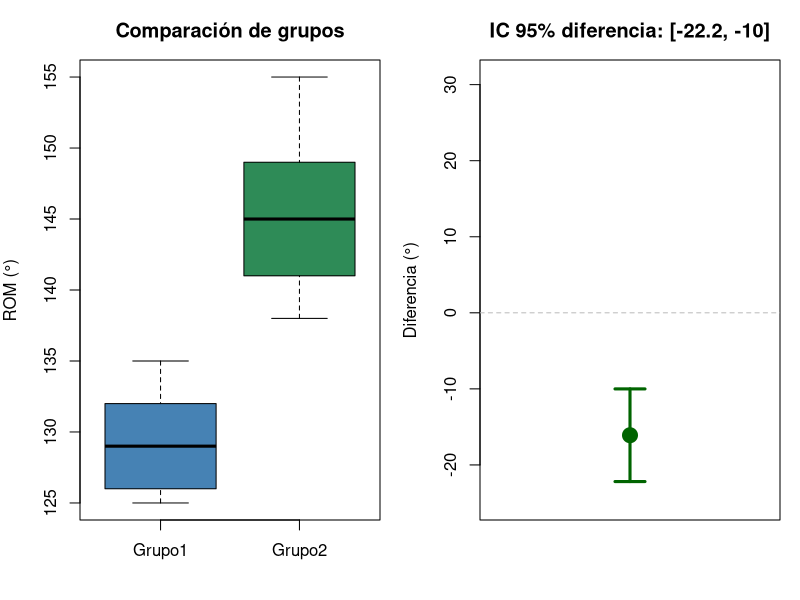
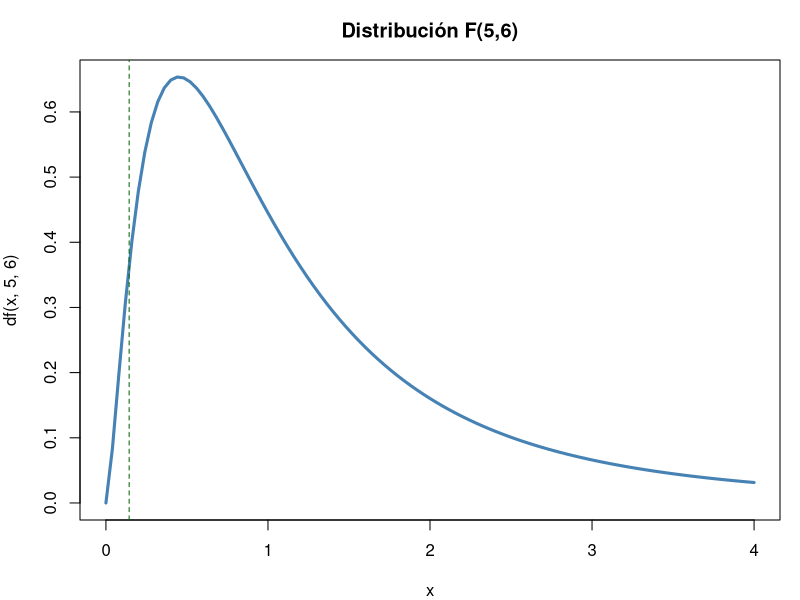
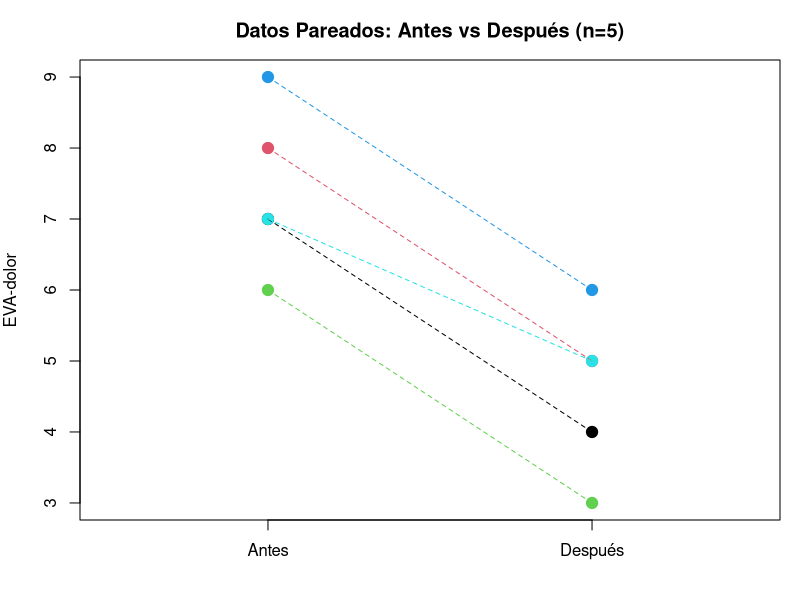
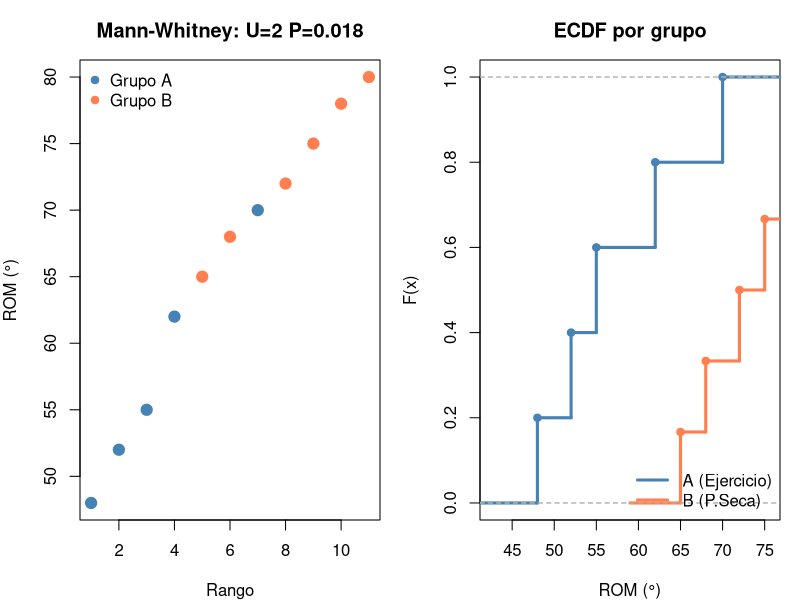
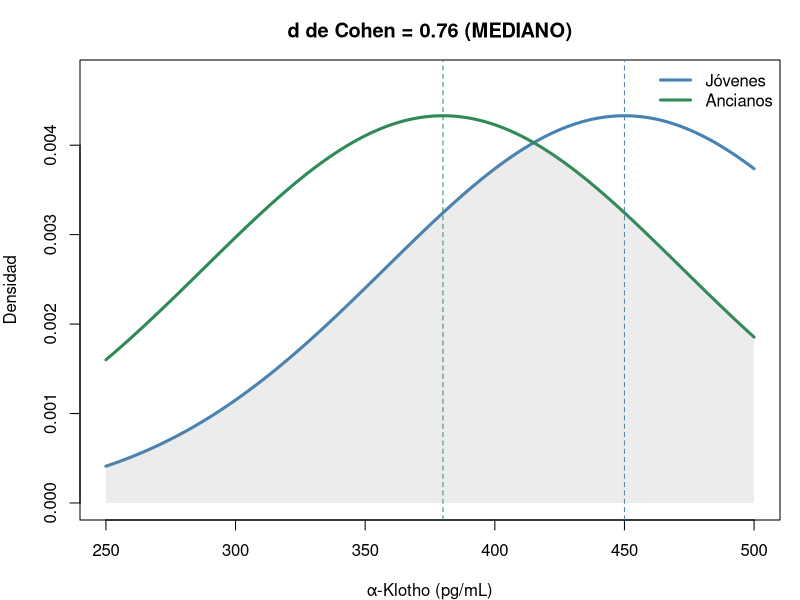
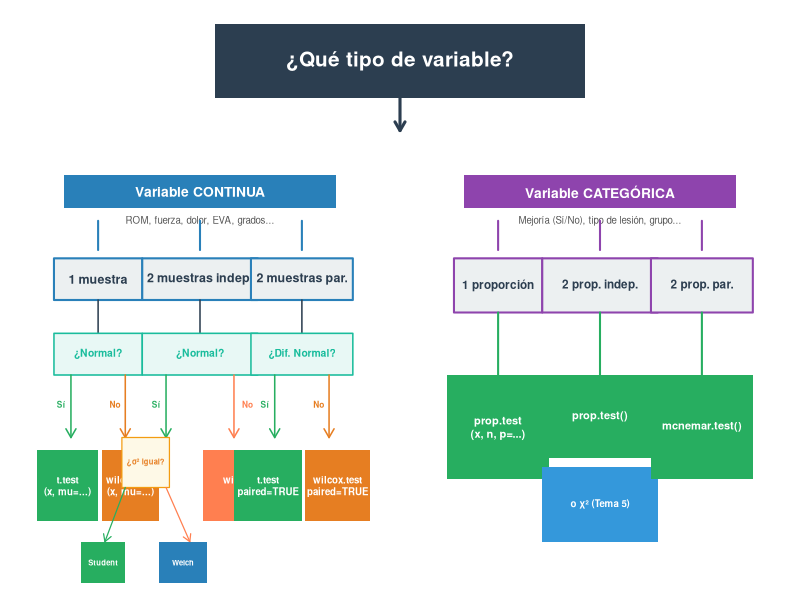
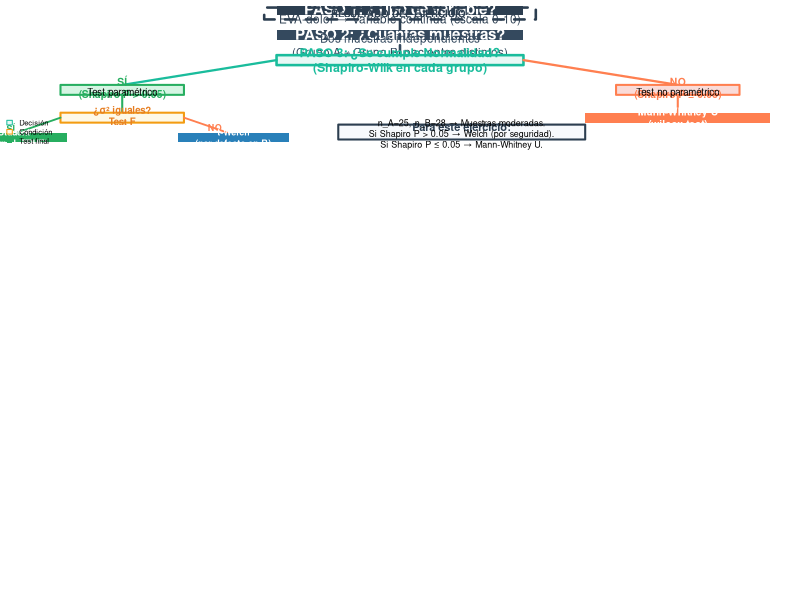
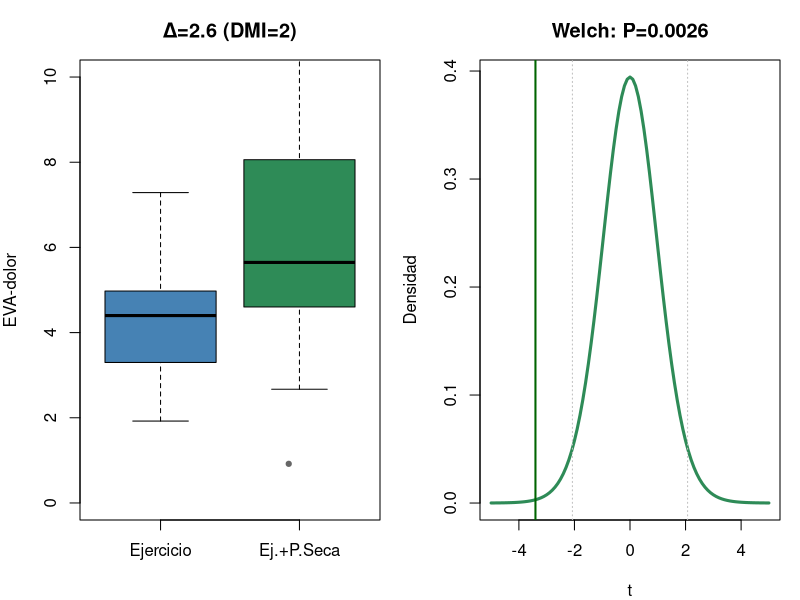

Source code (R) for these figures, in order:
## ---- chunk 1
g1<-c(125,132,128,135,130,126); g2<-c(140,148,142,155,138,150,145)
t.test(g1, g2)                     # Welch (recomendado — por defecto en R)
t.test(g1, g2, var.equal = TRUE)   # Student (solo si σ₁² = σ₂²)


# Visualización comparativa
par(mfrow=c(1,2), mar=c(4,4,3,1))
# Panel 1: Datos originales con medias
datos <- list(Grupo1=g1, Grupo2=g2)
boxplot(datos, col=c("steelblue","seagreen"), ylab="ROM (°)",
        main="Comparación de grupos", ylim=range(c(g1,g2)))
stripchart(datos, method="jitter", pch=19, col="grey30", add=TRUE, cex=0.8)
# Panel 2: IC 95% de la diferencia
tt_w <- t.test(g1, g2)
diff_mean <- tt_w$estimate[1] - tt_w$estimate[2]
plot(1, diff_mean, pch=19, col="darkgreen", cex=2, ylim=range(c(g1,g2))*c(-0.2,0.2),
     xlim=c(0.5,1.5), xaxt="n",
     main=paste0("IC 95% diferencia: [", round(tt_w$conf.int[1],1), 
                 ", ", round(tt_w$conf.int[2],1), "]"),
     ylab="Diferencia (°)", xlab="")
arrows(1, tt_w$conf.int[1], 1, tt_w$conf.int[2], 
       col="darkgreen", lwd=3, code=3, angle=90, length=0.15)
abline(h=0, col="grey", lty=2)
par(mfrow=c(1,1))

## ---- chunk 2
var.test(g1, g2)
# P > 0.05 → varianzas iguales → Student
# P ≤ 0.05 → varianzas distintas → Welch
## ---- chunk 3
#| fig-height: 4.5
curve(df(x,5,6), 0, 4, lwd=3, col="steelblue", main="Distribución F(5,6)")
abline(v=c(qf(0.025,5,6), qf(0.975,5,6)), col="darkgreen", lty=2)
## ---- chunk 4
x1<-30; n1<-50; x2<-18; n2<-50
p_pool<-(x1+x2)/(n1+n2)
z<-(x1/n1-x2/n2)/sqrt(p_pool*(1-p_pool)*(1/n1+1/n2))
cat("z =", round(z,3), "P =", round(2*pnorm(-abs(z)),4),
    "\nDiferencia significativa: A > B (P = 0.016)")
## ---- chunk 5
#| fig-height: 4.5
a<-c(7,8,6,9,7); d<-c(4,5,3,6,5)
plot(rep(1:2,each=5), c(a,d), pch=19, col=rep(1:5,2), cex=1.5,
     xaxt="n", xlim=c(0.5,2.5), xlab="", ylab="EVA-dolor",
     main="Datos Pareados: Antes vs Después (n=5)")
axis(1, at=1:2, labels=c("Antes","Después"))
for(i in 1:5) lines(c(1,2), c(a[i],d[i]), col=i, lty=2)
## ---- chunk 6
a<-c(7,8,6,9,7); d<-c(4,5,3,6,5)
t.test(d, a, paired=TRUE)
# BioEstatR: testt(m = d, m1 = a, par = TRUE)
## ---- chunk 7
n12<-15; n21<-31
chi2<-(abs(n12-n21)-1)^2/(n12+n21)
P<-pchisq(chi2,1,lower.tail=FALSE)
cat("chi2 =", round(chi2,3), "P =", round(P,4),
    "\nTerapia B significativamente superior (P = 0.027)")
## ---- chunk 8
x <- c(122, 135, 128, 141, 131, 126, 146, 139)
theta0 <- 130
D <- x - theta0
cat("Diferencias Di:", D)
## ---- chunk 9
# Cálculo manual en R
Di <- x - theta0
absDi <- abs(Di)
rangos <- rank(absDi)
Wplus <- sum(rangos[Di > 0])
Wminus <- sum(rangos[Di < 0])
E_W <- length(x) * (length(x)+1) / 4
Var_W <- length(x) * (length(x)+1) * (2*length(x)+1) / 24
Z_manual <- (Wplus - E_W) / sqrt(Var_W)
P_manual <- 2 * pnorm(-abs(Z_manual))
cat(sprintf("W+ = %.0f | E[W+] = %.0f | Var(W+) = %.0f", Wplus, E_W, Var_W),
    sprintf("\nZ = %.3f | P = %.4f", Z_manual, P_manual),
    "\n--- Verificación con wilcox.test ---")
wt <- wilcox.test(x, mu = theta0, exact = FALSE)
cat(sprintf("V = %.0f | P = %.4f", wt$statistic, wt$p.value))
## ---- chunk 10
pre  <- c(7, 8, 6, 9, 7, 8)
post <- c(4, 5, 3, 6, 5, 4)
d <- post - pre
cat("Diferencias:", d)
## ---- chunk 11
# Verificación con R
d <- post - pre
Wminus <- sum(rank(abs(d))[d < 0])
wt_paired <- wilcox.test(post, pre, paired = TRUE, exact = FALSE)
cat(sprintf("W+ = %.1f | W- = %.1f | P = %.4f", wt_paired$statistic, Wminus, wt_paired$p.value),
    "\nTodos los pacientes mejoraron → P < 0.05 (efecto significativo)")
## ---- chunk 12
# Cálculo manual en R
grupoA <- c(55, 62, 48, 70, 52)
grupoB <- c(72, 68, 75, 80, 65, 78)
todos <- c(grupoA, grupoB)
rangos <- rank(todos)
R_A <- sum(rangos[1:5])
R_B <- sum(rangos[6:11])
U_A <- R_A - 5*6/2
U_B <- R_B - 6*7/2
U <- min(U_A, U_B)
E_U <- 5*6/2
Var_U <- 5*6*12/12
Z_U <- (U - E_U) / sqrt(Var_U)
P_U <- 2 * pnorm(-abs(Z_U))
cat(sprintf("R_A=%.0f | R_B=%.0f | U_A=%.0f | U_B=%.0f | U=%.0f", R_A,R_B,U_A,U_B,U),
    sprintf("\nE[U]=%.0f | Var(U)=%.0f | Z=%.3f | P=%.4f", E_U, Var_U, Z_U, P_U),
    "\n--- Verificación con wilcox.test ---")
wt_mw <- wilcox.test(grupoA, grupoB, exact = FALSE)
cat(sprintf("W = %.0f | P manual = %.4f | P R (corrección) = %.4f", wt_mw$statistic, P_U, wt_mw$p.value))


# Visualización: rangos
par(mfrow=c(1,2), mar=c(4,4,3,1))
# Panel 1: Datos ordenados con rangos
todos_val <- c(grupoA, grupoB)
todos_grp <- factor(c(rep("A",5), rep("B",6)))
rangos <- rank(todos_val)
plot(rangos, todos_val, pch=19, col=ifelse(todos_grp=="A","steelblue","coral"), cex=1.5,
     main=paste0("Mann-Whitney: U=", round(min(U_A,U_B)), " P=", round(P_U,3)),
     xlab="Rango", ylab="ROM (°)")
legend("topleft", c("Grupo A","Grupo B"), col=c("steelblue","coral"), pch=19, bty="n")
# Panel 2: Distribución emprírica
plot(ecdf(grupoA), col="steelblue", lwd=3, main="ECDF por grupo",
     xlab="ROM (°)", ylab="F(x)", verticals=TRUE)
plot(ecdf(grupoB), col="coral", lwd=3, add=TRUE, verticals=TRUE)
legend("bottomright", c("A (Ejercicio)","B (P.Seca)"), 
       col=c("steelblue","coral"), lwd=3, bty="n")
par(mfrow=c(1,1))

## ---- chunk 13
# Ejemplo signed-rank (una muestra) — datos de ROM
x <- c(122, 135, 128, 141, 131, 126, 146, 139)
cat("=== Wilcoxon signed-rank (una muestra) ===")
wilcox.test(x, mu = 130, exact = FALSE)

# Ejemplo Mann-Whitney (dos muestras independientes)
grupoA <- c(55, 62, 48, 70, 52)
grupoB <- c(72, 68, 75, 80, 65, 78)
cat("\n=== Mann-Whitney U ===")
wilcox.test(grupoA, grupoB, exact = FALSE)
## ---- chunk 14
delta<-5; s<-12; z_a<-qnorm(0.975); z_b<-qnorm(0.80)
n<-ceiling(2*(z_a+z_b)^2*s^2/delta^2)
cat("n por grupo =", n, "→ n total =", 2*n)
# BioEstatR: nm(d = 5, s = 12, potencia = 0.80)        # medias
# BioEstatR: np(x = c(30,18), n = c(50,50), d = 0.05)  # proporciones
## ---- chunk 15
delta<-5; s<-12; z_a<-qnorm(0.975); z_b<-qnorm(0.80)
n<-ceiling(2*(z_a+z_b)^2*s^2/delta^2)
cat("n =", n, "por grupo (total =", 2*n, ")")
## ---- chunk 16
# Simulamos datos con las estadísticas dadas
set.seed(42)
jovenes <- rnorm(20, 450, 89)
ancianos <- rnorm(16, 380, 96)
var.test(jovenes, ancianos)
## ---- chunk 17
# Student (varianzas iguales)
t.test(jovenes, ancianos, var.equal = TRUE)
# Welch (por seguridad, siempre recomendado)
t.test(jovenes, ancianos)
## ---- chunk 18
x1 <- 450; x2 <- 380; s1 <- 89; s2 <- 96; n1 <- 20; n2 <- 16
sp <- sqrt(((n1-1)*s1^2 + (n2-1)*s2^2) / (n1+n2-2))
dc <- (x1 - x2) / sp
t_val <- (x1 - x2) / (sp * sqrt(1/n1 + 1/n2))
omega2 <- (t_val^2 - 1) / (t_val^2 + n1 + n2 - 1)
cat("s_p =", round(sp,1), "\nd de Cohen =", round(dc,2),
    "→", ifelse(abs(dc)>=0.8,"GRANDE",ifelse(abs(dc)>=0.5,"MEDIANO","PEQUEÑO")),
    "\nOmega² =", round(omega2,3), "→", round(omega2*100,1), "% varianza explicada")


# Visualización del tamaño del efecto
par(mfrow=c(1,1), mar=c(4,4,3,1))
x_seq <- seq(250, 500, length=300)
y1 <- dnorm(x_seq, 450, sp); y2 <- dnorm(x_seq, 380, sp)
plot(x_seq, y1, type="l", lwd=3, col="steelblue", ylim=c(0, max(y1,y2)*1.1),
     main=paste0("d de Cohen = ", round(dc,2), " (", 
                 ifelse(abs(dc)>=0.8,"GRANDE",ifelse(abs(dc)>=0.5,"MEDIANO","PEQUEÑO")), ")"),
     xlab="α-Klotho (pg/mL)", ylab="Densidad")
lines(x_seq, y2, lwd=3, col="seagreen")
abline(v=c(450,380), lty=2, col=c("steelblue","seagreen"))
# Sombrear solapamiento
x_overlap <- seq(max(250,380-3*sp), min(500,450+3*sp), length=100)
polygon(c(x_overlap, rev(x_overlap)), 
        c(pmin(dnorm(x_overlap,450,sp), dnorm(x_overlap,380,sp)), rep(0,100)),
        col=rgb(0.5,0.5,0.5,0.15), border=NA)
legend("topright", c("Jóvenes","Ancianos"), col=c("steelblue","seagreen"), 
       lwd=3, bty="n")

## ---- chunk 19
#| fig-height: 7.5
par(mar = c(2, 1, 3, 1), bg = "white")
layout(matrix(c(1,1,2,3), 2, 2, byrow = TRUE), heights = c(1, 3))

# ── PANEL SUPERIOR: Pregunta raíz ──
par(mar = c(0, 0, 0, 0))
plot(NA, xlim = c(0, 10), ylim = c(0, 1.5), axes = FALSE, xlab = "", ylab = "")
rect(2.5, 0.5, 7.5, 1.3, col = "#2c3e50", border = NA, lwd = 0)
text(5, 0.9, "¿Qué tipo de variable?", font = 2, cex = 1.5, col = "white")
arrows(5, 0.5, 5, 0.15, lwd = 3, col = "#2c3e50", length = 0.1)

# ── PANEL IZQUIERDO: Variables Continuas ──
par(mar = c(0, 1, 0, 1))
plot(NA, xlim = c(0, 10), ylim = c(0, 10), axes = FALSE, xlab = "", ylab = "")
# Title
rect(1, 9, 9, 9.8, col = "#2980b9", border = NA)
text(5, 9.4, "Variable CONTINUA", font = 2, cex = 1, col = "white")
text(5, 8.7, "ROM, fuerza, dolor, EVA, grados...", cex = 0.7, col = "#555")

# 3 columns
col_x <- c(2, 5, 8)  # centers of 3 columns

for (i in 1:3) {
  # Arrow from title to column
  segments(col_x[i], 8.7, col_x[i], 8, lwd = 2, col = "#2980b9")
  arrows(col_x[i], 8, col_x[i], 7.85, lwd = 0, col = "#2980b9", length = 0.08)
}

# Column 1: 1 muestra
rect(col_x[1]-1.3, 6.8, col_x[1]+1.3, 7.8, col = "#ecf0f1", border = "#2980b9", lwd = 2)
text(col_x[1], 7.3, "1 muestra", font = 2, cex = 0.9, col = "#2c3e50")
# Arrow down
segments(col_x[1], 6.8, col_x[1], 6, lwd = 1.5, col = "#2c3e50")
# Condition: ¿Normal?
rect(col_x[1]-1.3, 5, col_x[1]+1.3, 6, col = "#e8f8f5", border = "#1abc9c", lwd = 1.5)
text(col_x[1], 5.5, "¿Normal?", font = 2, cex = 0.75, col = "#1abc9c")
# Branches Sí/No
arrows(col_x[1]-0.8, 5, col_x[1]-0.8, 3.5, lwd = 1.5, col = "#27ae60", length = 0.1)
arrows(col_x[1]+0.8, 5, col_x[1]+0.8, 3.5, lwd = 1.5, col = "#e67e22", length = 0.1)
text(col_x[1]-1.1, 4.3, "Sí", cex = 0.6, col = "#27ae60", font = 2)
text(col_x[1]+0.5, 4.3, "No", cex = 0.6, col = "#e67e22", font = 2)
# Test boxes
rect(col_x[1]-1.8, 1.5, col_x[1], 3.2, col = "#27ae60", border = NA)
text(col_x[1]-0.9, 2.35, "t.test\n(x, mu=...)", font = 2, cex = 0.7, col = "white")
rect(col_x[1]+0.1, 1.5, col_x[1]+1.8, 3.2, col = "#e67e22", border = NA)
text(col_x[1]+0.95, 2.35, "wilcox.test\n(x, mu=...)", font = 2, cex = 0.7, col = "white")

# Column 2: 2 muestras independientes
rect(col_x[2]-1.7, 6.8, col_x[2]+1.7, 7.8, col = "#ecf0f1", border = "#2980b9", lwd = 2)
text(col_x[2], 7.3, "2 muestras indep.", font = 2, cex = 0.9, col = "#2c3e50")
segments(col_x[2], 6.8, col_x[2], 6, lwd = 1.5, col = "#2c3e50")
rect(col_x[2]-1.7, 5, col_x[2]+1.7, 6, col = "#e8f8f5", border = "#1abc9c", lwd = 1.5)
text(col_x[2], 5.5, "¿Normal?", font = 2, cex = 0.75, col = "#1abc9c")
# Sí branch → ¿varianzas?
arrows(col_x[2]-1, 5, col_x[2]-1, 3.5, lwd = 1.5, col = "#27ae60", length = 0.1)
text(col_x[2]-1.3, 4.3, "Sí", cex = 0.6, col = "#27ae60", font = 2)
rect(col_x[2]-2.3, 2.3, col_x[2]-0.9, 3.5, col = "#fef9e7", border = "#f39c12", lwd = 1.2)
text(col_x[2]-1.6, 2.9, "¿σ² igual?", font = 2, cex = 0.55, col = "#e67e22")
arrows(col_x[2]-2.2, 2.3, col_x[2]-2.8, 1, lwd = 1.2, col = "#27ae60", length = 0.08)
arrows(col_x[2]-1, 2.3, col_x[2]-0.3, 1, lwd = 1.2, col = "coral", length = 0.08)
rect(col_x[2]-3.5, 0, col_x[2]-2.2, 1, col = "#27ae60", border = NA)
text(col_x[2]-2.85, 0.5, "Student", font = 2, cex = 0.55, col = "white")
rect(col_x[2]-1.2, 0, col_x[2]+0.2, 1, col = "#2980b9", border = NA)
text(col_x[2]-0.5, 0.5, "Welch", font = 2, cex = 0.55, col = "white")
# No branch → Mann-Whitney
arrows(col_x[2]+1, 5, col_x[2]+1, 3.5, lwd = 1.5, col = "coral", length = 0.1)
text(col_x[2]+1.4, 4.3, "No", cex = 0.6, col = "coral", font = 2)
rect(col_x[2]+0.1, 1.5, col_x[2]+2.7, 3.2, col = "coral", border = NA)
text(col_x[2]+1.4, 2.35, "wilcox.test\n(x, y)", font = 2, cex = 0.7, col = "white")

# Column 3: 2 muestras pareadas
rect(col_x[3]-1.5, 6.8, col_x[3]+1.5, 7.8, col = "#ecf0f1", border = "#2980b9", lwd = 2)
text(col_x[3], 7.3, "2 muestras par.", font = 2, cex = 0.9, col = "#2c3e50")
segments(col_x[3], 6.8, col_x[3], 6, lwd = 1.5, col = "#2c3e50")
rect(col_x[3]-1.5, 5, col_x[3]+1.5, 6, col = "#e8f8f5", border = "#1abc9c", lwd = 1.5)
text(col_x[3], 5.5, "¿Dif. Normal?", font = 2, cex = 0.75, col = "#1abc9c")
arrows(col_x[3]-0.8, 5, col_x[3]-0.8, 3.5, lwd = 1.5, col = "#27ae60", length = 0.1)
arrows(col_x[3]+0.8, 5, col_x[3]+0.8, 3.5, lwd = 1.5, col = "#e67e22", length = 0.1)
text(col_x[3]-1.1, 4.3, "Sí", cex = 0.6, col = "#27ae60", font = 2)
text(col_x[3]+0.5, 4.3, "No", cex = 0.6, col = "#e67e22", font = 2)
rect(col_x[3]-2, 1.5, col_x[3], 3.2, col = "#27ae60", border = NA)
text(col_x[3]-1, 2.35, "t.test\npaired=TRUE", font = 2, cex = 0.7, col = "white")
rect(col_x[3]+0.1, 1.5, col_x[3]+2, 3.2, col = "#e67e22", border = NA)
text(col_x[3]+1.05, 2.35, "wilcox.test\npaired=TRUE", font = 2, cex = 0.7, col = "white")

# ── PANEL DERECHO: Variables Categóricas ──
par(mar = c(0, 1, 0, 1))
plot(NA, xlim = c(0, 10), ylim = c(0, 10), axes = FALSE, xlab = "", ylab = "")
# Title
rect(1, 9, 9, 9.8, col = "#8e44ad", border = NA)
text(5, 9.4, "Variable CATEGÓRICA", font = 2, cex = 1, col = "white")
text(5, 8.7, "Mejoría (Sí/No), tipo de lesión, grupo...", cex = 0.7, col = "#555")

# 3 columns
for (i in 1:3) {
  segments(col_x[i], 8.7, col_x[i], 8, lwd = 2, col = "#8e44ad")
  arrows(col_x[i], 8, col_x[i], 7.85, lwd = 0, col = "#8e44ad", length = 0.08)
}

# Column 1: 1 proporción
rect(col_x[1]-1.3, 6.5, col_x[1]+1.3, 7.8, col = "#ecf0f1", border = "#8e44ad", lwd = 2)
text(col_x[1], 7.15, "1 proporción", font = 2, cex = 0.85, col = "#2c3e50")
segments(col_x[1], 6.5, col_x[1], 5, lwd = 2, col = "#27ae60")
rect(col_x[1]-1.5, 2.5, col_x[1]+1.5, 5, col = "#27ae60", border = NA)
text(col_x[1], 3.75, "prop.test\n(x, n, p=...)", font = 2, cex = 0.8, col = "white")

# Column 2: 2 proporciones independientes
rect(col_x[2]-1.7, 6.5, col_x[2]+1.7, 7.8, col = "#ecf0f1", border = "#8e44ad", lwd = 2)
text(col_x[2], 7.15, "2 prop. indep.", font = 2, cex = 0.85, col = "#2c3e50")
segments(col_x[2], 6.5, col_x[2], 5, lwd = 2, col = "#27ae60")
rect(col_x[2]-1.7, 3, col_x[2]+1.7, 5, col = "#27ae60", border = NA)
text(col_x[2], 4, "prop.test()", font = 2, cex = 0.8, col = "white")
rect(col_x[2]-1.7, 1, col_x[2]+1.7, 2.8, col = "#3498db", border = NA)
text(col_x[2], 1.9, "o χ² (Tema 5)", font = 2, cex = 0.7, col = "white")

# Column 3: 2 proporciones pareadas
rect(col_x[3]-1.5, 6.5, col_x[3]+1.5, 7.8, col = "#ecf0f1", border = "#8e44ad", lwd = 2)
text(col_x[3], 7.15, "2 prop. par.", font = 2, cex = 0.85, col = "#2c3e50")
segments(col_x[3], 6.5, col_x[3], 5, lwd = 2, col = "#27ae60")
rect(col_x[3]-1.5, 2.5, col_x[3]+1.5, 5, col = "#27ae60", border = NA)
text(col_x[3], 3.75, "mcnemar.test()", font = 2, cex = 0.8, col = "white")
## ---- chunk 20
#| fig-height: 6.5
par(mar = c(0, 0, 0, 0))
plot(NA, xlim = c(0, 12), ylim = c(0, 14), axes = FALSE, xlab = "", ylab = "")

# ── Paso 1 ──
rect(4, 13, 8, 14, col = "#2c3e50", border = NA, lwd = 0)
text(6, 13.5, "PASO 1: ¿Tipo de variable?", font = 2, cex = 1.1, col = "white")
text(6, 12.5, "EVA-dolor → Variable continua (escala 0-10)", cex = 0.85, col = "#2c3e50")
segments(6, 12.5, 6, 11.5, lwd = 2.5, col = "#2c3e50")

# ── Paso 2 ──
rect(4, 10.5, 8, 11.5, col = "#34495e", border = NA)
text(6, 11, "PASO 2: ¿Cuántas muestras?", font = 2, cex = 1.1, col = "white")
text(6, 10, "Dos muestras independientes\n(Grupo A ≠ Grupo B, pacientes distintos)", cex = 0.85, col = "#34495e")
segments(6, 10, 6, 9, lwd = 2.5, col = "#34495e")

# ── Paso 3 ── Decisión: ¿Normalidad?
rect(4, 8, 8, 9, col = "#e8f8f5", border = "#1abc9c", lwd = 2.5)
text(6, 8.5, "PASO 3: ¿Se cumple Normalidad?\n(Shapiro-Wilk en cada grupo)", font = 2, cex = 0.9, col = "#1abc9c")

# Ramas desde Paso 3
segments(4, 8.5, 1.5, 6, lwd = 2.2, col = "#1abc9c")
segments(8, 8.5, 10.5, 6, lwd = 2.2, col = "coral")

# Rama SÍ: Normalidad
rect(0.5, 5, 2.5, 6, col = "#d5f5e3", border = "#27ae60", lwd = 2)
text(1.5, 5.7, "SÍ\n(Shapiro P > 0.05)", font = 2, cex = 0.75, col = "#27ae60")
text(1.5, 5.2, "Test paramétrico", cex = 0.7)

segments(1.5, 5, 1.5, 3.2, lwd = 2, col = "#27ae60")

# Sub-rama: ¿varianzas iguales?
rect(0.5, 2.2, 2.5, 3.2, col = "#fef9e7", border = "#f39c12", lwd = 2)
text(1.5, 2.9, "¿σ² iguales?\nTest F", font = 2, cex = 0.7, col = "#e67e22")

segments(0.5, 2.7, -0.2, 1.2, lwd = 1.8, col = "#27ae60")
segments(2.5, 2.7, 3.2, 1.2, lwd = 1.8, col = "coral")

text(-0.3, 1.7, "SÍ", font = 2, cex = 0.65, col = "#27ae60")
rect(-1.2, 0.2, 0.6, 1.2, col = "#27ae60", border = NA)
text(-0.3, 0.7, "t-Student\n(var.equal=TRUE)", font = 2, cex = 0.65, col = "white")

text(3.0, 1.7, "NO", font = 2, cex = 0.65, col = "coral")
rect(2.4, 0.2, 4.2, 1.2, col = "#2980b9", border = NA)
text(3.3, 0.7, "t-Welch\n(por defecto en R)", font = 2, cex = 0.65, col = "white")

# Rama NO: No Normalidad
rect(9.5, 5, 11.5, 6, col = "#fadbd8", border = "coral", lwd = 2)
text(10.5, 5.7, "NO\n(Shapiro P ≤ 0.05)", font = 2, cex = 0.75, col = "coral")
text(10.5, 5.2, "Test no paramétrico", cex = 0.7)

segments(10.5, 5, 10.5, 3.2, lwd = 2, col = "coral")

rect(9, 2.2, 12, 3.2, col = "coral", border = NA)
text(10.5, 2.7, "Mann-Whitney U\n(wilcox.test)", font = 2, cex = 0.75, col = "white")

# ── Paso 4 ── Resultado
rect(3.8, 12.6, 8.2, 13.8, col = NA, border = "#2c3e50", lwd = 2.5, lty = 2)
text(6, 13.2, "RESULTADO DEL EJERCICIO:", cex = 0.7, font = 2, col = "#2c3e50")

# ── Resumen para este caso
rect(5, 0.5, 9, 2, col = "#f7f9fc", border = "#2c3e50", lwd = 2)
text(7, 1.6, "Para este ejercicio:", font = 2, cex = 0.8, col = "#2c3e50")
text(7, 1.1, "n_A=25, n_B=28 → Muestras moderadas.\nSi Shapiro P > 0.05 → Welch (por seguridad).\nSi Shapiro P ≤ 0.05 → Mann-Whitney U.", cex = 0.65)

# Leyenda
legend("bottomleft", c("Decisión", "Condición", "Test final"),
       fill = c("#e8f8f5", "#fef9e7", "#27ae60"),
       border = c("#1abc9c", "#f39c12", NA), cex = 0.55, bty = "n")
## ---- chunk 21
#| fig-height: 5.5
set.seed(123)
n1<-15; m1<-4.2; s1<-1.8; n2<-12; m2<-6.8; s2<-2.1
gA<-rnorm(n1,m1,s1); gB<-rnorm(n2,m2,s2)
se<-sqrt(s1^2/n1+s2^2/n2); t_stat<-(m1-m2)/se
gl_num<-(s1^2/n1+s2^2/n2)^2
gl_den<-(s1^2/n1)^2/(n1-1)+(s2^2/n2)^2/(n2-1)
p<-2*pt(-abs(t_stat),gl_num/gl_den)

par(mfrow=c(1,2), mar=c(4,4,3,1))
# Panel 1: Boxplot comparativo
boxplot(gA, gB, names=c("Ejercicio","Ej.+P.Seca"), col=c("steelblue","seagreen"),
        ylab="EVA-dolor", ylim=c(0,10), main=paste0("Δ=", round(m2-m1,1)," (DMI=2)"))
stripchart(list(A=gA,B=gB), method="jitter", pch=19, col="grey40", add=TRUE, cex=0.7)
# Panel 2: Distribución t de Welch
curve(dt(x, round(gl_num/gl_den)), -5, 5, lwd=3, col="seagreen",
      main=paste0("Welch: P=", round(p,4)), xlab="t", ylab="Densidad")
abline(v=c(-qt(0.975,round(gl_num/gl_den)), qt(0.975,round(gl_num/gl_den))), col="grey", lty=3)
abline(v=t_stat, col="darkgreen", lwd=2)
par(mfrow=c(1,1))

cat("t =", round(t_stat,2), "gl ≈", round(gl_num/gl_den,1), "P =", round(p,4),
    "\nΔ =", round(m2-m1,1), "> DMI=2 → clínicamente relevante")
